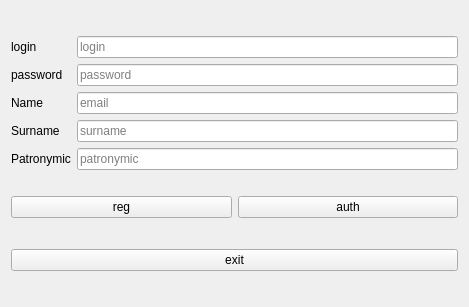
<?xml version="1.0" encoding="UTF-8"?>
<ui version="4.0">
 <class>AuthForm</class>
 <widget class="QWidget" name="AuthForm">
  <property name="geometry">
   <rect>
    <x>0</x>
    <y>0</y>
    <width>469</width>
    <height>307</height>
   </rect>
  </property>
  <property name="windowTitle">
   <string>Form</string>
  </property>
  <layout class="QGridLayout" name="gridLayout_3">
   <item row="1" column="0">
    <widget class="QPushButton" name="pushButton_exit">
     <property name="text">
      <string>exit</string>
     </property>
    </widget>
   </item>
   <item row="0" column="0">
    <layout class="QGridLayout" name="gridLayout">
     <item row="9" column="1">
      <layout class="QHBoxLayout" name="horizontalLayout">
       <property name="sizeConstraint">
        <enum>QLayout::SetFixedSize</enum>
       </property>
       <item>
        <widget class="QPushButton" name="pushButton_2_reg">
         <property name="text">
          <string>reg</string>
         </property>
        </widget>
       </item>
       <item>
        <widget class="QPushButton" name="pushButton_auth">
         <property name="text">
          <string>auth</string>
         </property>
        </widget>
       </item>
      </layout>
     </item>
     <item row="0" column="1">
      <layout class="QGridLayout" name="gridLayout_4">
       <item row="0" column="2">
        <widget class="QLineEdit" name="lineEdit_login">
         <property name="inputMask">
          <string/>
         </property>
         <property name="placeholderText">
          <string>login</string>
         </property>
        </widget>
       </item>
       <item row="0" column="0">
        <widget class="QLabel" name="label_login">
         <property name="text">
          <string>login</string>
         </property>
        </widget>
       </item>
       <item row="2" column="0">
        <widget class="QLabel" name="label_name">
         <property name="text">
          <string>Name</string>
         </property>
        </widget>
       </item>
       <item row="3" column="0">
        <widget class="QLabel" name="label_surname">
         <property name="text">
          <string>Surname</string>
         </property>
        </widget>
       </item>
       <item row="1" column="0">
        <widget class="QLabel" name="label_password">
         <property name="text">
          <string>password</string>
         </property>
        </widget>
       </item>
       <item row="3" column="2">
        <widget class="QLineEdit" name="lineEdit_surname">
         <property name="placeholderText">
          <string>surname</string>
         </property>
        </widget>
       </item>
       <item row="2" column="2">
        <widget class="QLineEdit" name="lineEdit_name">
         <property name="placeholderText">
          <string>email</string>
         </property>
        </widget>
       </item>
       <item row="1" column="2">
        <widget class="QLineEdit" name="lineEdit_password">
         <property name="text">
          <string/>
         </property>
         <property name="placeholderText">
          <string>password</string>
         </property>
        </widget>
       </item>
       <item row="4" column="0">
        <widget class="QLabel" name="label_patronymic">
         <property name="text">
          <string>Patronymic</string>
         </property>
        </widget>
       </item>
       <item row="4" column="2">
        <widget class="QLineEdit" name="lineEdit_patronymic">
         <property name="placeholderText">
          <string>patronymic</string>
         </property>
        </widget>
       </item>
      </layout>
     </item>
     <item row="5" column="1">
      <spacer name="verticalSpacer">
       <property name="orientation">
        <enum>Qt::Vertical</enum>
       </property>
       <property name="sizeType">
        <enum>QSizePolicy::Fixed</enum>
       </property>
       <property name="sizeHint" stdset="0">
        <size>
         <width>100</width>
         <height>20</height>
        </size>
       </property>
      </spacer>
     </item>
    </layout>
   </item>
  </layout>
 </widget>
 <resources/>
 <connections/>
</ui>
